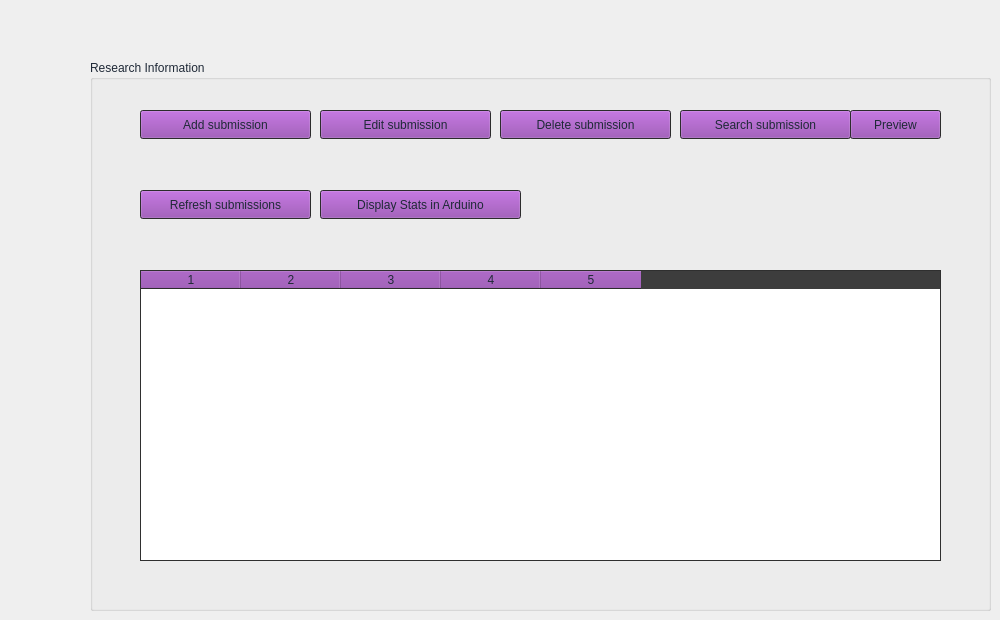
    <widget class="QWidget" name="page_7">
     <widget class="QGroupBox" name="groupBox_3">
      <property name="geometry">
       <rect>
        <x>90</x>
        <y>60</y>
        <width>901</width>
        <height>551</height>
       </rect>
      </property>
      <property name="palette">
       <palette>
        <active>
         <colorrole role="WindowText">
          <brush brushstyle="SolidPattern">
           <color alpha="255">
            <red>31</red>
            <green>41</green>
            <blue>55</blue>
           </color>
          </brush>
         </colorrole>
         <colorrole role="Button">
          <brush brushstyle="SolidPattern">
           <color alpha="255">
            <red>145</red>
            <green>65</green>
            <blue>172</blue>
           </color>
          </brush>
         </colorrole>
         <colorrole role="Text">
          <brush brushstyle="SolidPattern">
           <color alpha="255">
            <red>31</red>
            <green>41</green>
            <blue>55</blue>
           </color>
          </brush>
         </colorrole>
         <colorrole role="ButtonText">
          <brush brushstyle="SolidPattern">
           <color alpha="255">
            <red>31</red>
            <green>41</green>
            <blue>55</blue>
           </color>
          </brush>
         </colorrole>
         <colorrole role="Window">
          <brush brushstyle="SolidPattern">
           <color alpha="255">
            <red>61</red>
            <green>61</green>
            <blue>61</blue>
           </color>
          </brush>
         </colorrole>
         <colorrole role="PlaceholderText">
          <brush brushstyle="SolidPattern">
           <color alpha="128">
            <red>31</red>
            <green>41</green>
            <blue>55</blue>
           </color>
          </brush>
         </colorrole>
        </active>
        <inactive>
         <colorrole role="WindowText">
          <brush brushstyle="SolidPattern">
           <color alpha="255">
            <red>31</red>
            <green>41</green>
            <blue>55</blue>
           </color>
          </brush>
         </colorrole>
         <colorrole role="Button">
          <brush brushstyle="SolidPattern">
           <color alpha="255">
            <red>145</red>
            <green>65</green>
            <blue>172</blue>
           </color>
          </brush>
         </colorrole>
         <colorrole role="Text">
          <brush brushstyle="SolidPattern">
           <color alpha="255">
            <red>31</red>
            <green>41</green>
            <blue>55</blue>
           </color>
          </brush>
         </colorrole>
         <colorrole role="ButtonText">
          <brush brushstyle="SolidPattern">
           <color alpha="255">
            <red>31</red>
            <green>41</green>
            <blue>55</blue>
           </color>
          </brush>
         </colorrole>
         <colorrole role="Window">
          <brush brushstyle="SolidPattern">
           <color alpha="255">
            <red>61</red>
            <green>61</green>
            <blue>61</blue>
           </color>
          </brush>
         </colorrole>
         <colorrole role="PlaceholderText">
          <brush brushstyle="SolidPattern">
           <color alpha="128">
            <red>31</red>
            <green>41</green>
            <blue>55</blue>
           </color>
          </brush>
         </colorrole>
        </inactive>
        <disabled>
         <colorrole role="WindowText">
          <brush brushstyle="SolidPattern">
           <color alpha="255">
            <red>31</red>
            <green>41</green>
            <blue>55</blue>
           </color>
          </brush>
         </colorrole>
         <colorrole role="Button">
          <brush brushstyle="SolidPattern">
           <color alpha="255">
            <red>145</red>
            <green>65</green>
            <blue>172</blue>
           </color>
          </brush>
         </colorrole>
         <colorrole role="Text">
          <brush brushstyle="SolidPattern">
           <color alpha="255">
            <red>31</red>
            <green>41</green>
            <blue>55</blue>
           </color>
          </brush>
         </colorrole>
         <colorrole role="ButtonText">
          <brush brushstyle="SolidPattern">
           <color alpha="255">
            <red>31</red>
            <green>41</green>
            <blue>55</blue>
           </color>
          </brush>
         </colorrole>
         <colorrole role="Base">
          <brush brushstyle="SolidPattern">
           <color alpha="255">
            <red>61</red>
            <green>61</green>
            <blue>61</blue>
           </color>
          </brush>
         </colorrole>
         <colorrole role="Window">
          <brush brushstyle="SolidPattern">
           <color alpha="255">
            <red>61</red>
            <green>61</green>
            <blue>61</blue>
           </color>
          </brush>
         </colorrole>
         <colorrole role="PlaceholderText">
          <brush brushstyle="SolidPattern">
           <color alpha="128">
            <red>31</red>
            <green>41</green>
            <blue>55</blue>
           </color>
          </brush>
         </colorrole>
        </disabled>
       </palette>
      </property>
      <property name="styleSheet">
       <string notr="true"/>
      </property>
      <property name="title">
       <string>Research Information</string>
      </property>
      <widget class="QLabel" name="dropPlace">
       <property name="geometry">
        <rect>
         <x>290</x>
         <y>400</y>
         <width>531</width>
         <height>101</height>
        </rect>
       </property>
       <property name="palette">
        <palette>
         <active>
          <colorrole role="WindowText">
           <brush brushstyle="SolidPattern">
            <color alpha="255">
             <red>31</red>
             <green>41</green>
             <blue>55</blue>
            </color>
           </brush>
          </colorrole>
          <colorrole role="Button">
           <brush brushstyle="SolidPattern">
            <color alpha="0">
             <red>0</red>
             <green>0</green>
             <blue>0</blue>
            </color>
           </brush>
          </colorrole>
          <colorrole role="Text">
           <brush brushstyle="SolidPattern">
            <color alpha="255">
             <red>31</red>
             <green>41</green>
             <blue>55</blue>
            </color>
           </brush>
          </colorrole>
          <colorrole role="ButtonText">
           <brush brushstyle="SolidPattern">
            <color alpha="255">
             <red>31</red>
             <green>41</green>
             <blue>55</blue>
            </color>
           </brush>
          </colorrole>
          <colorrole role="Base">
           <brush brushstyle="SolidPattern">
            <color alpha="0">
             <red>0</red>
             <green>0</green>
             <blue>0</blue>
            </color>
           </brush>
          </colorrole>
          <colorrole role="Window">
           <brush brushstyle="SolidPattern">
            <color alpha="0">
             <red>0</red>
             <green>0</green>
             <blue>0</blue>
            </color>
           </brush>
          </colorrole>
          <colorrole role="PlaceholderText">
           <brush brushstyle="SolidPattern">
            <color alpha="128">
             <red>31</red>
             <green>41</green>
             <blue>55</blue>
            </color>
           </brush>
          </colorrole>
         </active>
         <inactive>
          <colorrole role="WindowText">
           <brush brushstyle="SolidPattern">
            <color alpha="255">
             <red>31</red>
             <green>41</green>
             <blue>55</blue>
            </color>
           </brush>
          </colorrole>
          <colorrole role="Button">
           <brush brushstyle="SolidPattern">
            <color alpha="0">
             <red>0</red>
             <green>0</green>
             <blue>0</blue>
            </color>
           </brush>
          </colorrole>
          <colorrole role="Text">
           <brush brushstyle="SolidPattern">
            <color alpha="255">
             <red>31</red>
             <green>41</green>
             <blue>55</blue>
            </color>
           </brush>
          </colorrole>
          <colorrole role="ButtonText">
           <brush brushstyle="SolidPattern">
            <color alpha="255">
             <red>31</red>
             <green>41</green>
             <blue>55</blue>
            </color>
           </brush>
          </colorrole>
          <colorrole role="Base">
           <brush brushstyle="SolidPattern">
            <color alpha="0">
             <red>0</red>
             <green>0</green>
             <blue>0</blue>
            </color>
           </brush>
          </colorrole>
          <colorrole role="Window">
           <brush brushstyle="SolidPattern">
            <color alpha="0">
             <red>0</red>
             <green>0</green>
             <blue>0</blue>
            </color>
           </brush>
          </colorrole>
          <colorrole role="PlaceholderText">
           <brush brushstyle="SolidPattern">
            <color alpha="128">
             <red>31</red>
             <green>41</green>
             <blue>55</blue>
            </color>
           </brush>
          </colorrole>
         </inactive>
         <disabled>
          <colorrole role="WindowText">
           <brush brushstyle="SolidPattern">
            <color alpha="255">
             <red>31</red>
             <green>41</green>
             <blue>55</blue>
            </color>
           </brush>
          </colorrole>
          <colorrole role="Button">
           <brush brushstyle="SolidPattern">
            <color alpha="0">
             <red>0</red>
             <green>0</green>
             <blue>0</blue>
            </color>
           </brush>
          </colorrole>
          <colorrole role="Text">
           <brush brushstyle="SolidPattern">
            <color alpha="255">
             <red>31</red>
             <green>41</green>
             <blue>55</blue>
            </color>
           </brush>
          </colorrole>
          <colorrole role="ButtonText">
           <brush brushstyle="SolidPattern">
            <color alpha="255">
             <red>31</red>
             <green>41</green>
             <blue>55</blue>
            </color>
           </brush>
          </colorrole>
          <colorrole role="Base">
           <brush brushstyle="SolidPattern">
            <color alpha="0">
             <red>0</red>
             <green>0</green>
             <blue>0</blue>
            </color>
           </brush>
          </colorrole>
          <colorrole role="Window">
           <brush brushstyle="SolidPattern">
            <color alpha="0">
             <red>0</red>
             <green>0</green>
             <blue>0</blue>
            </color>
           </brush>
          </colorrole>
          <colorrole role="PlaceholderText">
           <brush brushstyle="SolidPattern">
            <color alpha="128">
             <red>31</red>
             <green>41</green>
             <blue>55</blue>
            </color>
           </brush>
          </colorrole>
         </disabled>
        </palette>
       </property>
       <property name="text">
        <string/>
       </property>
       <property name="pixmap">
        <pixmap>build/Desktop_Qt_6_7_3-Debug/drop.png</pixmap>
       </property>
       <property name="scaledContents">
        <bool>false</bool>
       </property>
      </widget>
      <widget class="QPushButton" name="deleteSubmissionBtn">
       <property name="geometry">
        <rect>
         <x>410</x>
         <y>50</y>
         <width>171</width>
         <height>29</height>
        </rect>
       </property>
       <property name="text">
        <string>Delete submission</string>
       </property>
       <property name="icon">
        <iconset>
         <normaloff>icons/delete.svg</normaloff>icons/delete.svg</iconset>
       </property>
      </widget>
      <widget class="QPushButton" name="addSubmissionBtn">
       <property name="geometry">
        <rect>
         <x>50</x>
         <y>50</y>
         <width>171</width>
         <height>29</height>
        </rect>
       </property>
       <property name="text">
        <string>Add submission</string>
       </property>
       <property name="icon">
        <iconset>
         <normaloff>icons/feather.svg</normaloff>icons/feather.svg</iconset>
       </property>
      </widget>
      <widget class="QPushButton" name="searchSubmissionBtn">
       <property name="geometry">
        <rect>
         <x>590</x>
         <y>50</y>
         <width>171</width>
         <height>29</height>
        </rect>
       </property>
       <property name="text">
        <string>Search submission</string>
       </property>
       <property name="icon">
        <iconset>
         <normaloff>icons/eye.svg</normaloff>icons/eye.svg</iconset>
       </property>
      </widget>
      <widget class="QPushButton" name="refreshSubmissionBtn">
       <property name="geometry">
        <rect>
         <x>50</x>
         <y>130</y>
         <width>171</width>
         <height>29</height>
        </rect>
       </property>
       <property name="text">
        <string>Refresh submissions</string>
       </property>
       <property name="icon">
        <iconset>
         <normaloff>icons/refresh-cw.svg</normaloff>icons/refresh-cw.svg</iconset>
       </property>
       <property name="checkable">
        <bool>false</bool>
       </property>
      </widget>
      <widget class="QPushButton" name="editSubmissionBtn">
       <property name="geometry">
        <rect>
         <x>230</x>
         <y>50</y>
         <width>171</width>
         <height>29</height>
        </rect>
       </property>
       <property name="text">
        <string>Edit submission</string>
       </property>
       <property name="icon">
        <iconset>
         <normaloff>icons/edit-3.svg</normaloff>icons/edit-3.svg</iconset>
       </property>
      </widget>
      <widget class="QPushButton" name="previewSubmissionBtn">
       <property name="geometry">
        <rect>
         <x>760</x>
         <y>50</y>
         <width>91</width>
         <height>29</height>
        </rect>
       </property>
       <property name="text">
        <string>Preview</string>
       </property>
       <property name="icon">
        <iconset>
         <normaloff>icons/eye.svg</normaloff>icons/eye.svg</iconset>
       </property>
      </widget>
      <widget class="QTableWidget" name="submissionTableWidget_2">
       <property name="geometry">
        <rect>
         <x>50</x>
         <y>210</y>
         <width>801</width>
         <height>291</height>
        </rect>
       </property>
       <property name="rowCount">
        <number>0</number>
       </property>
       <property name="columnCount">
        <number>5</number>
       </property>
       <column/>
       <column/>
       <column/>
       <column/>
       <column/>
      </widget>
      <widget class="QPushButton" name="submissionsArduinoBtn">
       <property name="geometry">
        <rect>
         <x>230</x>
         <y>130</y>
         <width>201</width>
         <height>29</height>
        </rect>
       </property>
       <property name="text">
        <string>Display Stats in Arduino</string>
       </property>
       <property name="icon">
        <iconset>
         <normaloff>icons/eye.svg</normaloff>icons/eye.svg</iconset>
       </property>
      </widget>
     </widget>
    </widget>
